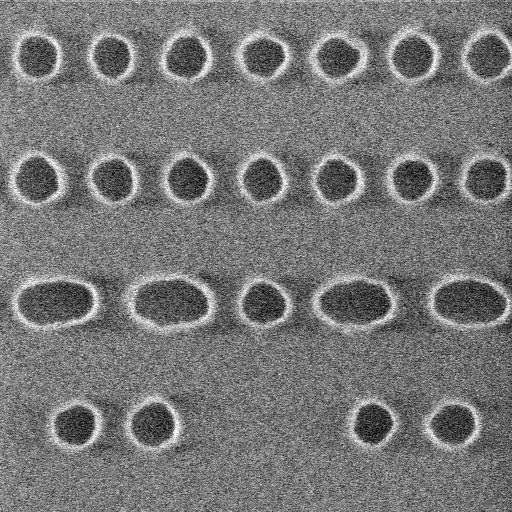
#> input picture src/main/resources/sem_images/SRAM_22nm.jpg, 512 x 512 px, found by its file name
$ python prepare_sem_data.py
#> lines starting #> are read from the running program, lines starting #| are printed output that depends on the picture
import os
import cv2
import numpy as np
from matplotlib import pyplot as plt

BASE_PATH = r'C:\Users\dext\Documents\Personal\repos\ImageDecomposition'

def convert2pix2pix_data():
    in_img_fname1 = BASE_PATH + r'\src\main\resources\sem_images\SRAM_22nm_gds.png'
    in_img_fname2 = BASE_PATH + r'\src\main\resources\sem_images\SRAM_22nm.jpg'

    img1 = cv2.imread(in_img_fname1, 0)
    img2 = cv2.imread(in_img_fname2, 0)
#> img2 is the input picture: shape (512, 512); min 0, max 255, mean 118.9


    img3 = cv2.fastNlMeansDenoising(img2, h=25, templateWindowSize=7, searchWindowSize=21)
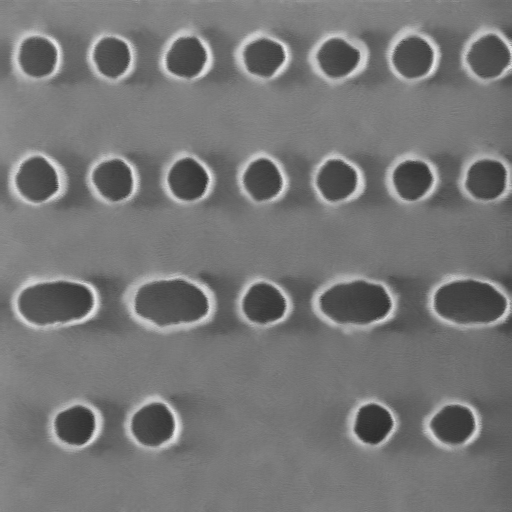
#> img3: shape (512, 512); min 43, max 233, mean 118.5
    diff = img2.astype(np.float32) - img3.astype(np.float32)
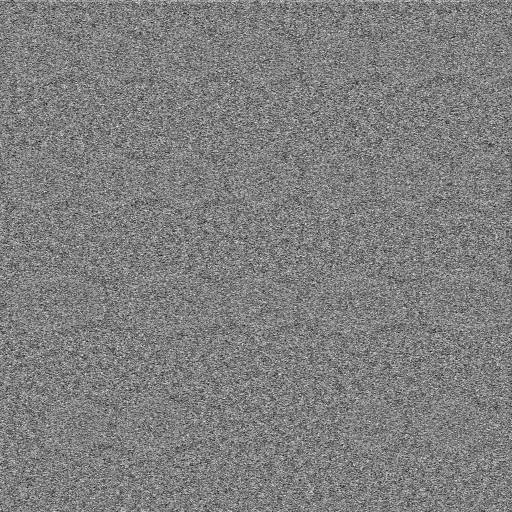
#> diff: shape (512, 512) float32; min -104, max 105, mean 0.4; drawn with min black and max white
    fig, axes = plt.subplots(1,3,sharex=True, sharey=True)
    axes[0].imshow(img2)
    axes[1].imshow(img3)
    axes[2].imshow(diff)
    plt.show()
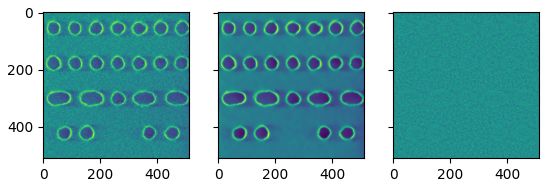
#> figure drawn by matplotlib, 3 panels

#> (the run stopped early here; a loop or call above may not have finished)

$ run again, with src/main/resources/sem_images/images.png saved as src/main/resources/sem_images/SRAM_22nm.jpg
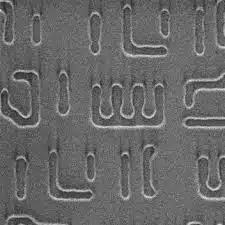
#> input picture src/main/resources/sem_images/images.png, 225 x 225 px, found by its file name
#> in convert2pix2pix_data, img2 is the input picture: shape (225, 225); min 29, max 231, mean 104
#> in convert2pix2pix_data, `img3 = cv2.fastNlMeansDenoising(img2, h=25, templateWindowSize=7, sear..`:
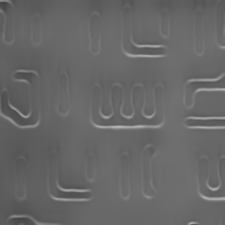
#> img3: shape (225, 225); min 66, max 182, mean 103.1
#> in convert2pix2pix_data, `plt.show()`:
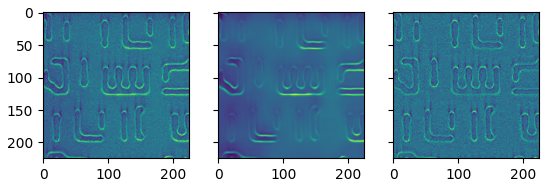
#> figure drawn by matplotlib, 3 panels
